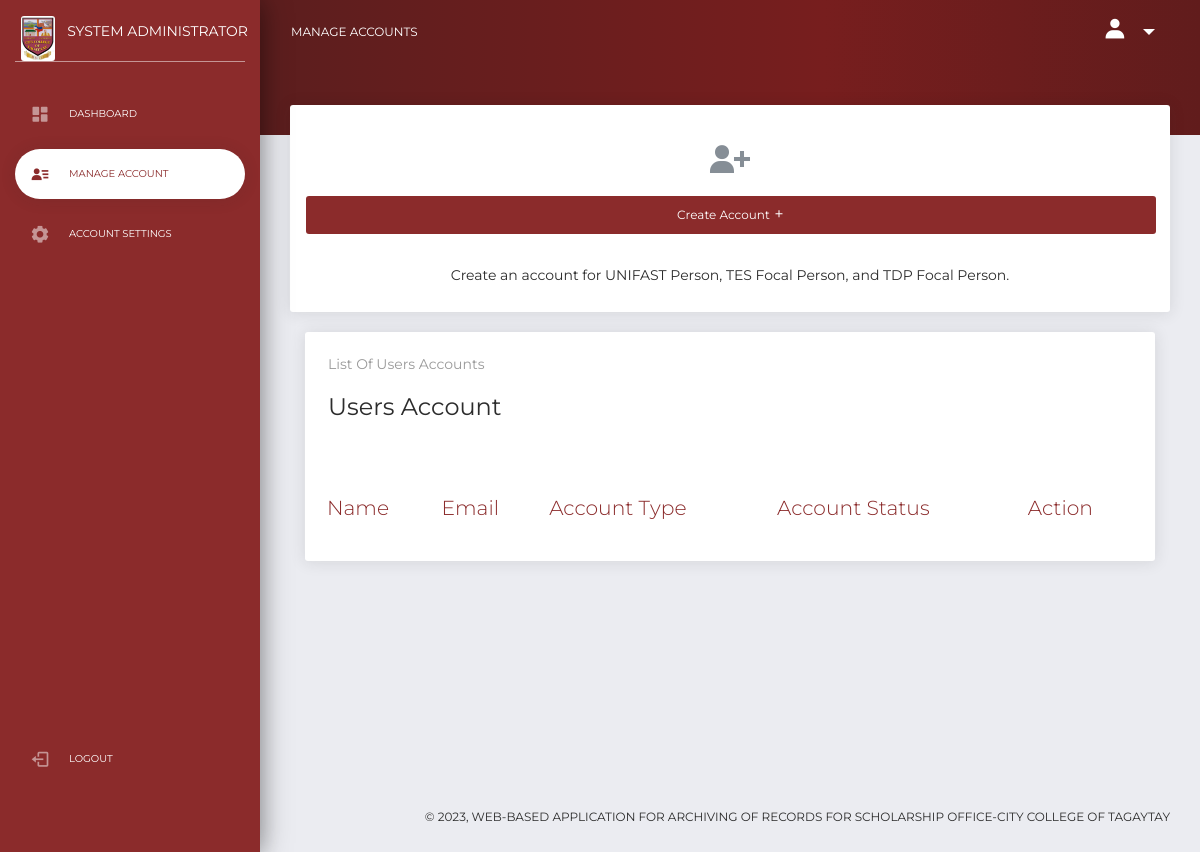
The page /admin/users.php (signed in) on the database as committed earlier.
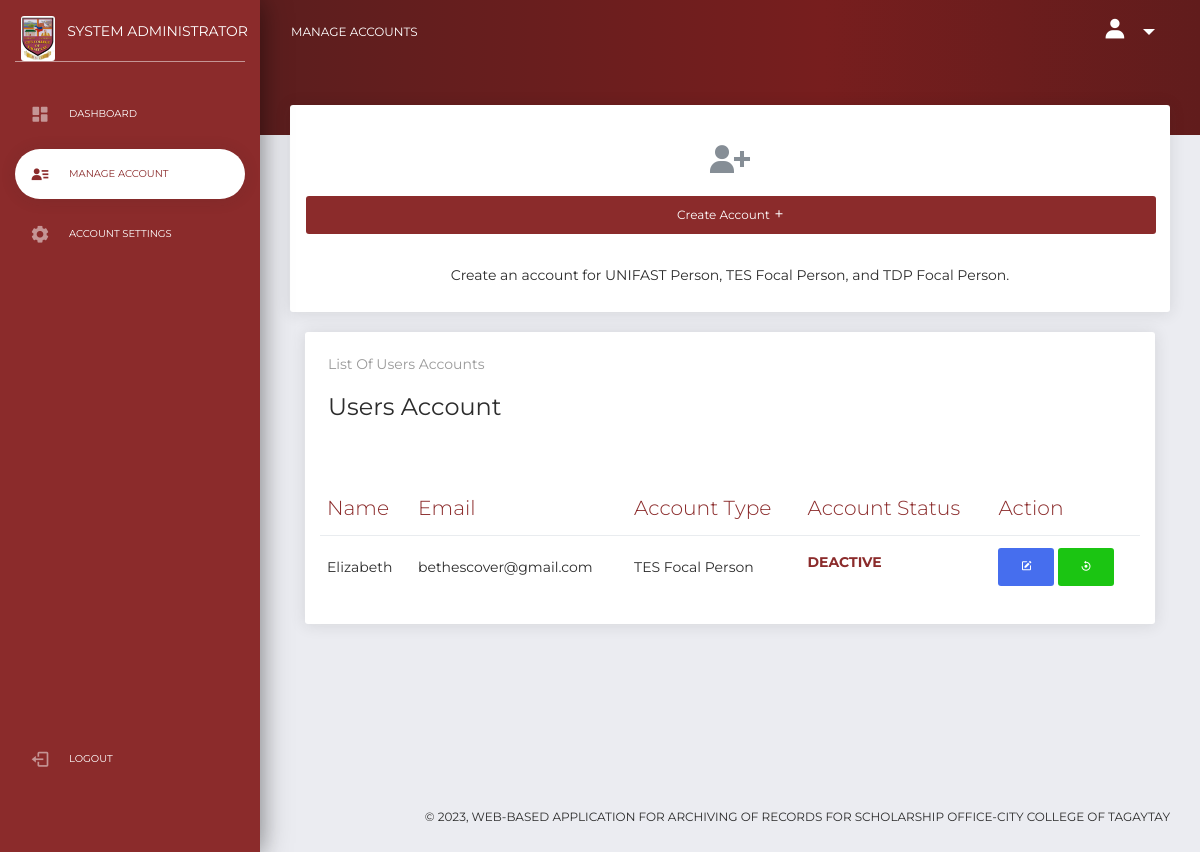
The same page on the database as committed later.
### tables this page shows
CREATE TABLE `users` (
  `id` int(11) NOT NULL,
  `name` varchar(255) NOT NULL,
  `email` varchar(255) NOT NULL,
  `password` varchar(255) NOT NULL,
  `image` text NOT NULL,
  `user` varchar(255) NOT NULL,
  `otp` int(11) NOT NULL,
  `account_stat` varchar(255) NOT NULL
);

### admin/users.php (the view, shortened to what this page needs)
<?php
  include('../connection.php');
?>
<!DOCTYPE html>
<html lang="en">
<head>
    <link href="https://cdn.jsdelivr.net/npm/boxicons@latest/css/boxicons.min.css" rel="stylesheet">
    <link href="css/bootstrap.min.css" rel="stylesheet" />
    <link href="css/dashboard.css" rel="stylesheet" />
    <link href="demo/demo.css" rel="stylesheet" />
    <link rel="stylesheet" type="text/css" href="https://cdn.datatables.net/1.13.1/css/jquery.dataTables.css">
    <link rel="stylesheet" href="https://unpkg.com/aos@next/dist/aos.css" />
</head>
<body class="">
    <div class="wrapper ">
        <div class="sidebar" data-color="red">
            <div class="logo">
                <a href="" class="simple-text logo-mini">
                <?php
                    $check_acc = $_SESSION['admin_data']['email'];
                    $query = "SELECT * FROM admin WHERE email='$check_acc'";
                    $result = mysqli_query($conn, $query);
                    while ($row = mysqli_fetch_array($result)) {
                ?>
                    <img src="<?php echo $row['image'] ?>" alt="...">
                <?php } ?>
                </a>
                <a href="" class="simple-text logo-normal">
                    System Administrator
                </a>
            </div>
            <div class="sidebar-wrapper">
                <ul class="nav">
                    <li>
                        <a href="index.php">
                            <i class='bx bxs-dashboard'></i>
                            <p>Dashboard</p>
                        </a>
                    </li>
                    <li class="active">
                        <a href="users.php">
                            <i class='bx bxs-user-detail' ></i>
                            <p>Manage Account</p>
                        </a>
                    </li>
                    <li>
                        <a href="account.php">
                            <i class='bx bxs-cog'></i>
                            <p>Account Settings</p>
                        </a>
                    </li>
                    <li class="active-pro">
                        <a href="" data-toggle="modal" data-target="#logout">
                            <i class='bx bx-log-out' ></i>
                            <p>Logout</p>
                        </a>
                    </li>
                </ul>
            </div>
        </div>
        <div class="main-panel">
            <nav class="navbar navbar-expand-lg navbar-transparent navbar-absolute bg-danger fixed-top">
                <div class="container-fluid">
                    <div class="navbar-wrapper">
                        <a class="navbar-brand" href="users.php">Manage Accounts</a>
                    </div>
                    <div class="collapse navbar-collapse justify-content-end" id="navigation">
                        <ul class="navbar-nav">
                            <li class="nav-item dropdown">
                                <a class="nav-link dropdown-toggle" style="font-size:20px" href="" id="navbarDropdownMenuLink" data-toggle="dropdown" aria-haspopup="true" aria-expanded="false">
                                    <i class='bx bxs-user bx-sm' ></i>
                                </a>
                            </li>
                        </ul>
                    </div>
                </div>
            </nav>
            <div class="panel-header panel-header-sm">
            </div>
            <div class="content">
                <div class="row">
                    <div class="col">
                        <div class="card" data-aos="zoom-in" data-aos-duration="1000" data-aos-once="true">
                            <div class="card-header">
                            </div>
                            <div class="card-body text-center">
                                <div><i class='bx bxs-user-plus bx-lg text-secondary'></i></div>
                                <button class="btn btn-danger w-100" data-toggle="modal" data-bs-toggle="tooltip" data-bs-placement="top" title="Create Account" data-target="#createAccount">Create Account <span><i class='bx bx-plus' ></i></span> </button>
                                <br><br>
                                <p>Create an account for UNIFAST Person, TES Focal Person, and TDP Focal Person.</p>
                            </div>
                        </div>
                    </div>
                </div>
                    <div class="col">
                        <div class="card">
                            <div class="card-header">
                                <div class="d-flex bd-highlight">
                                    <div class="p-2 w-100 bd-highlight">
                                        <h5 class="card-category">List of Users Accounts</h5>
                                        <h4 class="card-title">Users Account</h4>
                                    </div>
                                    <div class="p-2 flex-shrink-1 bd-highlight">
                                </div>
                            </div>
                        </div>
                        <br>
                        <div class="card-body">
                            <div class="table-responsive">
                                <table class="table table-hover" id="accountTable">
                                    <thead class="text-danger">
                                    <th>Name</th>
                                    <th>Email</th>
                                    <th>Account Type</th>
                                    <th>Account Status</th>
                                    <th>Action</th>
                                    </thead>
                                    <tbody>
                                        <?php
                                            $query = "SELECT * FROM users";
                                            $result = mysqli_query($conn, $query);
                                            while ($row = mysqli_fetch_array($result)) {
                                        ?>
                                        <tr>
                                            <td><?php echo $row['name'] ?></td>
                                            <td><?php echo $row['email'] ?></td>
                                            <td><?php echo $row['user'] ?></td>
                                            <td>
                                                <?php
                                                    if ($row['account_stat'] == 'Active'){
                                                        echo '<h6 class="text-success">Active</h6>';
                                                    }else{
                                                        echo '<h6 class="text-danger">Deactive</h6>';
                                                    }
                                                ?>
                                            </td>
                                            <td>
                                                <button class="btn btn-primary" data-toggle="modal" data-bs-toggle="tooltip" data-bs-placement="top" title="Edit Account" data-target="#edit<?php echo $row['id'] ?>"><i class='bx bxs-edit' ></i></button>
                                                <?php
                                                    if ($row['account_stat'] == 'Active'){
                                                        ?>
                                                        <button class="btn btn-danger" data-toggle="modal" data-bs-toggle="tooltip" data-bs-placement="top" title="Deactivate Account Status" data-target="#stat_deact<?php echo $row['id'] ?>"><i class='bx bx-reset' ></i></button>
                                                        <?php
                                                    }else{
                                                        ?>
                                                        <button class="btn btn-success" data-toggle="modal" data-bs-toggle="tooltip" data-bs-placement="top" title="Activate Account Status" data-target="#stat_act<?php echo $row['id'] ?>"><i class='bx bx-reset' ></i></button>
                                                <?php
                                                    }
                                                ?>
                                        </tr>
                                        <?php } ?>
                                    </tbody>
                                </table>
                            </div>
                        </div>
                    </div>
                </div>
            </div>
            <footer class="footer">
                <div class="container-fluid">
                    <div class="copyright">
                        &copy;
                        , WEB-BASED APPLICATION FOR ARCHIVING OF RECORDS FOR SCHOLARSHIP OFFICE-CITY COLLEGE OF TAGAYTAY
                    </div>
                </div>
            </footer>
        </div>
    </div>
</body>
</html>

### admin/demo/demo.css (style rules this page uses)
@media all and (min-width: 992px) { .sidebar .nav>li.active-pro { position: absolute; width: 100%; bottom: 10px; } }

Rows that differ between the two databases and show on the page:
added users: name "Elizabeth", email "bethescover@gmail.com", user "TES Focal Person", account_stat "DEACTIVE"
